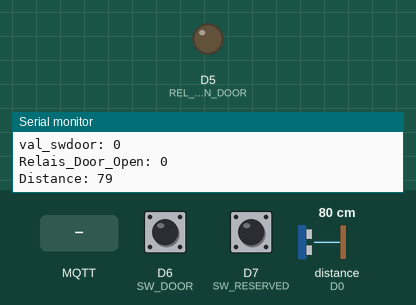
Simulated run of this program. Board: ESP8266 (Wemos D1 mini). Parts: output pins drawn as LEDs (lit = HIGH), the last lines printed to the serial monitor. Wiring (inferred from the names in the program): ultrasonic range finder: trigger D4; echo D0. The test bench sets the inputs (shaded band); at power-on: D6 (SW_DOOR) LOW, D7 (SW_RESERVED) LOW, distance to the obstacle (sensor on D0) 80 cm. The echo pulse lasts 58.3 µs per cm; WiFi joins after 1.5 s; servers stay silent unless stated; storage starts empty; no MQTT or app messages arrive unless stated; pins used as bus, display or sensor lines are not drawn.

Above: at 2.7 s.
2.8 s: MQTT message "HIGH" arrives on the first subscribed topic
At 3.9 s:
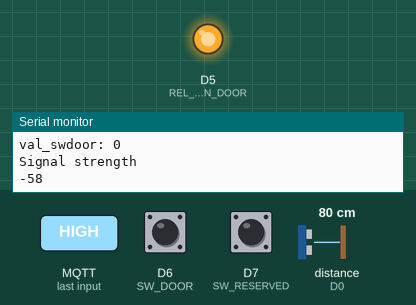
5.6 s: MQTT message "1" arrives on the first subscribed topic
At 7.9 s:
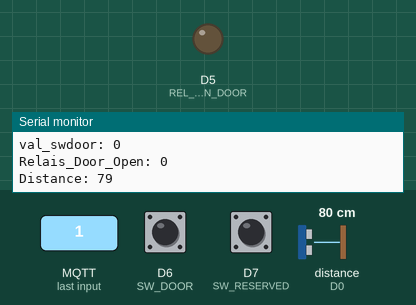
Timing chart, 0 to 9.4 s (numbered marks = the images above; inputs shaded):
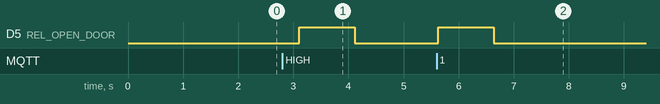

The program:

main.cpp
```cpp
//https://medium.com/marcel-works/esp8266-zur-laufzeit-konfigurieren-3b9dfcb5dfac
#include <Arduino.h>
#include <LittleFS.h>
#include <ESP8266WiFi.h>

#include <Ethernet.h>
#define NO_OTA_PORT
#include <ArduinoOTA.h>

#include <DNSServer.h>
#include <ESP8266WebServer.h>
#include "ArduinoJson.h"
#include "WiFiManager.h"
#include "PubSubClient.h"

#include <Wire.h>

#define CLEAR_CONFIG false
#define roottopic "GarageHA"
#define FWVERSION "V1.0.0"

bool shouldSaveConfig  = false;
const int CHIP_ID = ESP.getChipId();

//Output
const int REL_OPEN_DOOR = D5; //GPIO14

const int SW_DOOR = D6; // GPIO12
const int SW_RESERVED = D7; //GPIO13

// I2C
const int I2C_CLK = D1; //GPIO05
const int I2C_DAT = D2; //GPIO04

//Ultrasonic distance
const int TRIGGER = D4; //GPIO02 (High on Boot, boot failture if pulled LOW)
const int ECHO = D0; //GPIO16 (High on Boot)

long duration;
int distance;

//MQTT
char mqtt_server[40] = "192.168.15.107";
char mqtt_port[6] = "1883";
char mqtt_user[40] = "user";
char mqtt_pass[40] = "password";

char mqtt_root_topic[34] = roottopic;
char mqtt_SwDoor_topic[44];
char mqtt_SW_Reserved_topic[44];
char mqtt_REL_Door_topic[44];
char mqtt_distance_topic[44];
char mqtt_WIFI_RSSI_topic[44];
char mqtt_SUB_REL_Door_topic[44];

int val_swdoor = LOW;
int val_swreserved = LOW;
int val_rel_open_door = LOW;
int val_distance = 0;
int distliter = 0;

int last_val_swdoor = HIGH +1; //Force sending initial status
int last_val_swreserved = HIGH +1; //Force sending initial status
int last_val_rel_door = HIGH +1; //Force sending initial status
int last_val_level = -1;  //Force sending initial status

int last_val_distance = -1;

int counter = 0; //Update MQTT from time to time...
#define MaxSendInterval 30

WiFiClient espClient;
PubSubClient client(espClient);

char tmp[21];

void saveConfigCallback () {
  Serial.println("Should save config");
  shouldSaveConfig  = true;
}

void SubCallback(char* topic, byte* message, unsigned int length) {
  Serial.print("Message arrived on topic: ");
  Serial.print(topic);
  Serial.print(". Message: ");
  String messageTemp;

  for (unsigned int i = 0; i < length; i++) {
    Serial.print((char)message[i]);
    messageTemp += (char)message[i];
  }
  Serial.println();

  // Feel free to add more if statements to control more GPIOs with MQTT

  // If a message is received on the topic esp32/output, you check if the message is either "on" or "off".
  // Changes the output state according to the message
  if (String(topic) == mqtt_SUB_REL_Door_topic) { //"GarageHA/14087507/reldoorout"){
    Serial.print("Changing output to ");
    if((messageTemp == "HIGH") || (messageTemp == "1")){
      Serial.println("Rel HIGH");
      digitalWrite(REL_OPEN_DOOR, HIGH);
    }
    else if((messageTemp == "LOW") || (messageTemp == "0")){
      Serial.println("Rel LOW");
      digitalWrite(REL_OPEN_DOOR, LOW);
    }
    delay(500);
  }
}

void setup() {
  pinMode(SW_RESERVED, INPUT);
  pinMode(SW_DOOR, INPUT);

  pinMode(REL_OPEN_DOOR, OUTPUT);
  digitalWrite(REL_OPEN_DOOR,0);

  pinMode(TRIGGER, OUTPUT); // Sets the trigPin as an Output
  pinMode(ECHO, INPUT); // Sets the echoPin as an Input


  Serial.begin(115200);
  Serial.println();
  Serial.print("chip id: ");
  Serial.println(CHIP_ID);
  Serial.print("Firmware Version: ");
  Serial.println(FWVERSION);

  strcat(mqtt_root_topic, "/");
  strcat(mqtt_root_topic,  String(CHIP_ID).c_str());

  snprintf(mqtt_SwDoor_topic,sizeof(mqtt_SwDoor_topic),"%s/%s",mqtt_root_topic,"swdoor");
  snprintf(mqtt_SW_Reserved_topic,sizeof(mqtt_SW_Reserved_topic),"%s/%s",mqtt_root_topic, "swreserved");
  snprintf(mqtt_REL_Door_topic,sizeof(mqtt_REL_Door_topic),"%s/%s",mqtt_root_topic, "reldoor");
  snprintf(mqtt_distance_topic,sizeof(mqtt_distance_topic),"%s/%s",mqtt_root_topic, "dist");
  snprintf(mqtt_WIFI_RSSI_topic,sizeof(mqtt_WIFI_RSSI_topic),"%s/%s",mqtt_root_topic, "wifirssi");
  snprintf(mqtt_SUB_REL_Door_topic,sizeof(mqtt_REL_Door_topic),"%s/%s",mqtt_root_topic, "reldoorout");
  Serial.print("Subscribing to Topic:");
  Serial.println(mqtt_SUB_REL_Door_topic);

  //clean FS, for testing
  if(CLEAR_CONFIG) LittleFS.format();

  //read configuration from FS json
  Serial.println("mounting FS...");
  if (LittleFS.begin()) {
    Serial.println("mounted file system");
      if (LittleFS.exists("/config.json")) {
        //file exists, reading and loading
      Serial.println("reading config file");
      File configFile = LittleFS.open("/config.json", "r");
      if (configFile) {
        Serial.println("opened config file");
        size_t size = configFile.size();
        std::unique_ptr<char[]> buf(new char[size]);
        configFile.readBytes(buf.get(), size);
        DynamicJsonDocument json(1024);
        DeserializationError error = deserializeJson(json, buf.get());
        serializeJson(json, Serial);
        if (!error) {
          strcpy(mqtt_server, json["mqtt_server"]);
          strcpy(mqtt_port, json["mqtt_port"]);
          strcpy(mqtt_user, json["mqtt_user"]);
          strcpy(mqtt_pass, json["mqtt_pass"]);
          strcpy(mqtt_root_topic, json["mqtt_root_topic"]);
        } else {
          Serial.println("failed to load json config");
        }
        configFile.close();
      }
    }
  } else {
    Serial.println("failed to mount file system");
  }

  WiFiManagerParameter custom_mqtt_server("server", "mqtt server", mqtt_server, 40);
  WiFiManagerParameter custom_mqtt_port("port", "mqtt port", mqtt_port, 6);
  WiFiManagerParameter custom_mqtt_user("user", "mqtt user", mqtt_user, 40);
  WiFiManagerParameter custom_mqtt_pass("pass", "mqtt pass", mqtt_pass, 40);
  WiFiManagerParameter custom_mqtt_root_topic("topic", "mqtt root topic", mqtt_root_topic, 34);

  WiFiManager wifiManager;

  //set config save notify callback
  wifiManager.setSaveConfigCallback(saveConfigCallback);

  //set static ip
  //wifiManager.setSTAStaticIPConfig(IPAddress(10,0,1,99), IPAddress(10,0,1,1), IPAddress(255,255,255,0));

  wifiManager.addParameter(&custom_mqtt_server);
  wifiManager.addParameter(&custom_mqtt_port);
  wifiManager.addParameter(&custom_mqtt_user);
  wifiManager.addParameter(&custom_mqtt_pass);
  wifiManager.addParameter(&custom_mqtt_root_topic);

  //reset settings - for testing
  if(CLEAR_CONFIG) wifiManager.resetSettings();

  //set minimu quality of signal so it ignores AP's under that quality
  //defaults to 8%
  //wifiManager.setMinimumSignalQuality();

  //sets timeout until configuration portal gets turned off
  //useful to make it all retry or go to sleep
  //in seconds
  wifiManager.setTimeout(120);


  //fetches ssid and pass and tries to connect
  //if it does not connect it starts an access point with the specified name
  //here  "NodeMCU-AP"
  //and goes into a blocking loop awaiting configuration
  if (!wifiManager.autoConnect("NodeMCU-AP", "12345678")) {
    Serial.println("failed to connect and hit timeout");
    delay(3000);
    ESP.reset();
    delay(5000);
  }
  Serial.println("connected");

  strcpy(mqtt_server, custom_mqtt_server.getValue());
  strcpy(mqtt_port, custom_mqtt_port.getValue());
  strcpy(mqtt_user, custom_mqtt_user.getValue());
  strcpy(mqtt_pass, custom_mqtt_pass.getValue());
  strcpy(mqtt_root_topic, custom_mqtt_root_topic.getValue());

  if (shouldSaveConfig ) {
    Serial.println("saving config");

    DynamicJsonDocument json(1024);
    json["mqtt_server"] = mqtt_server;
    json["mqtt_port"] = mqtt_port;
    json["mqtt_user"] = mqtt_user;
    json["mqtt_pass"] = mqtt_pass;
    json["mqtt_root_topic"] = mqtt_root_topic;

    File configFile = LittleFS.open("/config.json", "w");
    if (!configFile) {
      Serial.println("failed to open config file for writing");
    }

    serializeJson(json, Serial);
    serializeJson(json, configFile);
    configFile.close();
  }

  Serial.println("assigned ip");
  Serial.println(WiFi.localIP());
  Serial.println("Signal strength");
  Serial.println(WiFi.RSSI());

  client.setServer(mqtt_server, 1883);
  client.setCallback(SubCallback);

  // No authentication by default
  ArduinoOTA.setPassword((const char *)"rovema");

  ArduinoOTA.onStart([]() {
    Serial.print(F("Start OTA"));
  });
  ArduinoOTA.onEnd([]() {
    Serial.print(F("End OTA"));
  });
  ArduinoOTA.onProgress([](unsigned int progress, unsigned int total) {
    Serial.printf("OTA-Progress: %u%%\r", (progress / (total / 100)));

  });
  ArduinoOTA.onError([](ota_error_t error) {
    Serial.printf("Error[%u]: ", error);
    if (error == OTA_AUTH_ERROR) Serial.println("Auth Failed");
    else if (error == OTA_BEGIN_ERROR) Serial.println("Begin Failed");
    else if (error == OTA_CONNECT_ERROR) Serial.println("Connect Failed");
    else if (error == OTA_RECEIVE_ERROR) Serial.println("Receive Failed");
    else if (error == OTA_END_ERROR) Serial.println("End Failed");
  });

    // start the OTEthernet library with internal (flash) based storage
  ArduinoOTA.begin();
}

void reconnect() {
  while (!client.connected()) {
    Serial.println("trying to connect to mqtt...");
    if (client.connect("ESP8266Client_GHA")) {
      Serial.println("connected");

      client.subscribe(mqtt_SUB_REL_Door_topic);

    } else {
      Serial.print("connecting to mqtt broker failed, rc: ");
      Serial.println(client.state());
      delay(5000);
    }
  }
}

int32_t publish_WifiRssi(void)
{
  int32_t sig = WiFi.RSSI();
  snprintf(tmp,sizeof(tmp),"%d",sig);
  client.publish(mqtt_WIFI_RSSI_topic, tmp);

  Serial.println("Signal strength");
  Serial.println(WiFi.RSSI());

  return sig;
}

void loop() {
  if (!client.connected()) {
    reconnect();
  }
  client.loop();

  //Read Inputs
  val_swdoor = digitalRead(SW_DOOR);;
  val_swreserved = digitalRead(SW_RESERVED);;

  // Clears the trigPin
  digitalWrite(TRIGGER, LOW);
  delayMicroseconds(2);

  // Sets the trigPin on HIGH state for 10 micro seconds
  digitalWrite(TRIGGER, HIGH);
  delayMicroseconds(100);
  digitalWrite(TRIGGER, LOW);

  // Reads the echoPin, returns the sound wave travel time in microseconds
  duration = pulseIn(ECHO, HIGH);

  // Calculating the distance
  distance= duration*0.034/2;

  val_distance = distance;

  //Limits in cm
  float distmax = 20.0; //full
  float distmin = 113.0; //empty

  distliter = (val_distance - distmin) * 1000 / (distmax - distmin);

  if(distliter < 0) distliter = 0;
  if(distliter > 1000) distliter = 1000;

  //Send Values
  Serial.print("val_swdoor: ");
  Serial.println(val_swdoor);
  if((val_swdoor != last_val_swdoor) || (counter >= MaxSendInterval)){
    if(val_swdoor == HIGH) client.publish(mqtt_SwDoor_topic, "1");
    else client.publish(mqtt_SwDoor_topic, "0");
    last_val_swdoor = val_swdoor;

    publish_WifiRssi();
  }

  if((val_swreserved != last_val_swreserved) || (counter >= MaxSendInterval)){
    if(val_swreserved == HIGH) client.publish(mqtt_SW_Reserved_topic, "1");
    else client.publish(mqtt_SW_Reserved_topic, "0");
    last_val_swreserved = val_swreserved;

    publish_WifiRssi();
  }

  //Switch Door_Open_Rel off if it's on
  val_rel_open_door = digitalRead(REL_OPEN_DOOR);

  if((val_rel_open_door != last_val_rel_door) || (counter >= MaxSendInterval)){
    if(val_rel_open_door == HIGH) client.publish(mqtt_REL_Door_topic, "1");
    else client.publish(mqtt_REL_Door_topic, "0");

    last_val_rel_door = val_rel_open_door;

    publish_WifiRssi();

    //Switch off again, if it was HIGH
    if(val_rel_open_door == HIGH)
    {
      delay(500);
      digitalWrite(REL_OPEN_DOOR, LOW);
      client.publish(mqtt_SUB_REL_Door_topic, "0");
    }
  }
  Serial.print("Relais_Door_Open: ");Serial.println(val_rel_open_door);


  if((val_distance != last_val_distance) || (counter >= MaxSendInterval)){
    snprintf(tmp,sizeof(tmp),"%d",val_distance);
    client.publish(mqtt_distance_topic, tmp);

    last_val_distance = val_distance;

    publish_WifiRssi();
  }
  Serial.print("Distance: ");Serial.println(val_distance);

  counter++;
  if(counter >= (MaxSendInterval + 1)){
    counter = 0;
  }
  ArduinoOTA.handle();
  delay(500);
}
```

Measured:
- after the input at 2.8 s, D5 (REL_OPEN_DOOR): LOW → HIGH after 0.31 s, → LOW 1.0 s later
- after the input at 5.6 s, D5 (REL_OPEN_DOOR): LOW → HIGH at once, → LOW 1.0 s later
